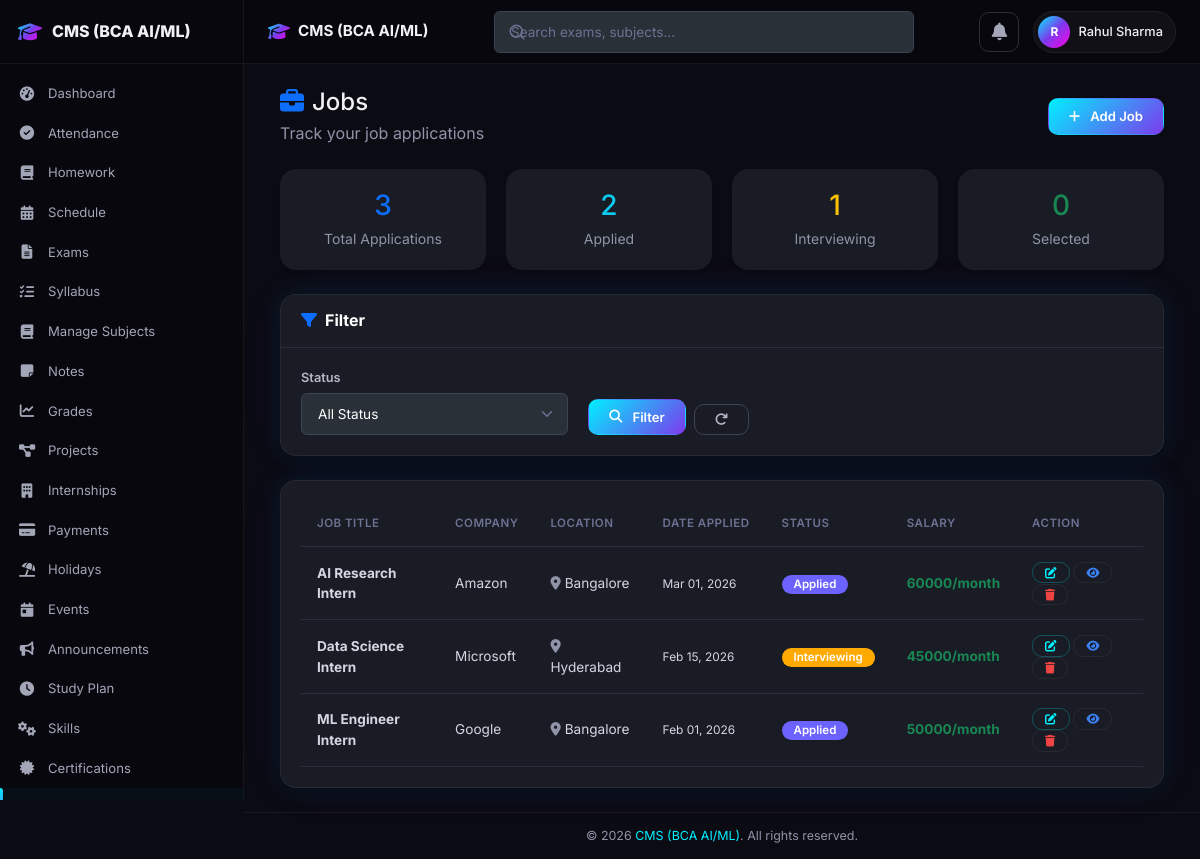
The app's page /jobs.php (signed in) with its own data.
### tables this page shows
CREATE TABLE IF NOT EXISTS jobs (
    id INT AUTO_INCREMENT PRIMARY KEY,
    user_id INT NOT NULL,
    job_title VARCHAR(200) NOT NULL,
    company VARCHAR(200) NOT NULL,
    location VARCHAR(200) DEFAULT '',
    application_date DATE NOT NULL,
    status ENUM('Applied', 'Interviewing', 'Selected', 'Rejected') DEFAULT 'Applied',
    job_link VARCHAR(500) DEFAULT '',
    salary VARCHAR(50) DEFAULT '',
    created_at TIMESTAMP DEFAULT CURRENT_TIMESTAMP,
    FOREIGN KEY (user_id) REFERENCES users(id) ON DELETE CASCADE,
    INDEX idx_jobs_user (user_id)
);

### includes/functions.php (called while the page is built, shortened)
<?php
function formatDate($date) {
    return date('M d, Y', strtotime($date));
}
function paginate($pdo, $table, $where, $params, $limit = 20, $pageKey = 'page') {
    $page = max(1, (int)($_GET[$pageKey] ?? 1));
    $countSql = "SELECT COUNT(*) FROM $table $where";
    $countStmt = $pdo->prepare($countSql);
    $countStmt->execute($params);
    $total = (int)$countStmt->fetchColumn();
    $totalPages = max(1, ceil($total / $limit));
    $page = min($page, $totalPages);
    $offset = ($page - 1) * $limit;
    return [
        'page' => $page,
        'limit' => $limit,
        'offset' => $offset,
        'total' => $total,
        'totalPages' => $totalPages,
        'sql' => " LIMIT $limit OFFSET $offset"
    ];
}

### jobs.php (the view, shortened to what this page needs)
<?php
require_once 'config/db_connection.php';
require_once 'includes/functions.php';
$userId = $_SESSION['user_id'];
$where = "WHERE user_id = ?";
$params = [$userId];
$pagi = paginate($pdo, 'jobs', $where, $params, 20);
$stmt = $pdo->prepare("SELECT * FROM jobs $where ORDER BY application_date DESC" . $pagi['sql']);
$stmt->execute($params);
$jobs = $stmt->fetchAll(PDO::FETCH_ASSOC);
$statusStmt = $pdo->prepare("SELECT status, COUNT(*) as count FROM jobs WHERE user_id = ? GROUP BY status");
$statusStmt->execute([$userId]);
$statusCounts = $statusStmt->fetchAll(PDO::FETCH_KEY_PAIR);
$badgeColors = [
    'Applied' => 'primary',
    'Interviewing' => 'warning',
    'Selected' => 'success',
    'Rejected' => 'danger'
];
include 'includes/header.php';
include 'includes/navbar.php';
?>
<?php include 'includes/sidebar.php'; ?>
    <div class="app-content">
        <div class="container-fluid">
            <div class="d-flex justify-content-between align-items-center mb-4">
                <div>
                    <h4 class="mb-1"><i class="fas fa-briefcase me-2 text-primary"></i>Jobs</h4>
                    <p class="text-muted mb-0">Track your job applications</p>
                </div>
                <a href="add_job.php" class="btn btn-primary">
                    <i class="fas fa-plus me-1"></i>Add Job
                </a>
            </div>
            <div class="row mb-4">
                <div class="col-md-3">
                    <div class="card border-0 shadow-sm">
                        <div class="card-body text-center">
                            <h3 class="text-primary mb-1"><?= array_sum($statusCounts) ?></h3>
                            <small class="text-muted">Total Applications</small>
                        </div>
                    </div>
                </div>
                <div class="col-md-3">
                    <div class="card border-0 shadow-sm">
                        <div class="card-body text-center">
                            <h3 class="text-info mb-1"><?= $statusCounts['Applied'] ?? 0 ?></h3>
                            <small class="text-muted">Applied</small>
                        </div>
                    </div>
                </div>
                <div class="col-md-3">
                    <div class="card border-0 shadow-sm">
                        <div class="card-body text-center">
                            <h3 class="text-warning mb-1"><?= $statusCounts['Interviewing'] ?? 0 ?></h3>
                            <small class="text-muted">Interviewing</small>
                        </div>
                    </div>
                </div>
                <div class="col-md-3">
                    <div class="card border-0 shadow-sm">
                        <div class="card-body text-center">
                            <h3 class="text-success mb-1"><?= $statusCounts['Selected'] ?? 0 ?></h3>
                            <small class="text-muted">Selected</small>
                        </div>
                    </div>
                </div>
            </div>
            <div class="card mb-4">
                <div class="card-header bg-transparent">
                    <h6 class="card-title mb-0"><i class="fas fa-filter me-2 text-primary"></i>Filter</h6>
                </div>
                <div class="card-body">
                    <form method="GET" class="row g-3">
                        <div class="col-md-4">
                            <label class="form-label">Status</label>
                            <select name="status" class="form-select">
                                <option value="">All Status</option>
                            </select>
                        </div>
                        <div class="col-md-4 d-flex align-items-end gap-2">
                            <button type="submit" class="btn btn-primary"><i class="fas fa-search me-1"></i>Filter</button>
                            <a href="jobs.php" class="btn btn-outline-secondary"><i class="fas fa-redo"></i></a>
                        </div>
                    </form>
                </div>
            </div>
            <div class="card">
                <div class="card-body">
                    <?php if (!empty($jobs)): ?>
                        <div class="table-responsive">
                            <table class="table table-hover align-middle">
                                <thead>
                                    <tr>
                                        <th>Job Title</th>
                                        <th>Company</th>
                                        <th>Location</th>
                                        <th>Date Applied</th>
                                        <th>Status</th>
                                        <th>Salary</th>
                                        <th>Action</th>
                                    </tr>
                                </thead>
                                <tbody>
                                    <?php foreach ($jobs as $job): ?>
                                        <tr>
                                            <td>
                                                <strong><?= htmlspecialchars($job['job_title']) ?></strong>
                                            </td>
                                            <td><?= htmlspecialchars($job['company']) ?></td>
                                            <td><i class="fas fa-map-marker-alt me-1 text-muted"></i><?= htmlspecialchars($job['location']) ?></td>
                                            <td><small><?= formatDate($job['application_date']) ?></small></td>
                                            <td>
                                                <span class="badge bg-<?= $badgeColors[$job['status']] ?? 'secondary' ?>">
                                                    <?= htmlspecialchars($job['status']) ?>
                                                </span>
                                            </td>
                                            <td>
                                                <?php if (!empty($job['salary'])): ?>
                                                    <span class="text-success fw-bold"><?= htmlspecialchars($job['salary']) ?></span>
                                                <?php else: ?>
                                                    <span class="text-muted">-</span>
                                                <?php endif; ?>
                                            </td>
                                            <td>
                                                <a href="edit_job.php?id=<?= $job['id'] ?>" class="btn btn-sm btn-outline-primary" title="Edit"><i class="fas fa-edit"></i></a>
                                                <a href="view.php?type=job&id=<?= $job['id'] ?>" class="btn btn-sm btn-outline-info" title="View"><i class="fas fa-eye"></i></a>
                                                <a href="delete.php?type=job&id=<?= $job['id'] ?>" class="btn btn-sm btn-outline-danger" title="Delete" data-confirm="this job"><i class="fas fa-trash"></i></a>
                                            </td>
                                        </tr>
                                    <?php endforeach; ?>
                                </tbody>
                            </table>
                        </div>
                    <?php endif; ?>
                </div>
            </div>
        </div>
    </div>
<?php include 'includes/footer.php'; ?>

### css/dark-fix.css (style rules this page uses)
.card, .card-panel, .detail-card, .info-card, .modal-content, .list-group-item, .card-header, .card-footer { background-color: #191c24 !important; color: #ffffff; }
.card .card-header, .card .card-footer { background-color: #191c24 !important; border-color: #2c2e3e; }
.card .card-body { background-color: transparent; color: #ffffff; }
.table { background-color: #191c24 !important; color: #d5d5e2; border-color: #2c2e3e; }
.table th { background-color: #191c24 !important; color: #6c7293 !important; border-color: #2c2e3e; font-weight: 600; }
.table td { background-color: #191c24 !important; color: #d5d5e2; border-color: #2c2e3e; }
.table thead th { background-color: #191c24 !important; color: #6c7293 !important; border-bottom-color: #2c2e3e !important; }
.form-control, .form-select, input[type="text"], input[type="email"], input[type="password"], input[type="number"], input[type="date"], input[type="time"], input[type="url"], input[type="file"], input[type="search"], input[type="tel"], textarea, select { background-color: #2a3038 !important; border: 1px solid #3d4352 !important; color: #ffffff !important; border-radius: 6px; padding: 10px 16px; font-family: 'Inter', sans-serif; font-size: 0.85rem; transition: border-color 0.2s ease, box-shadow 0.2s ease; }
.form-label { color: #b5b5c8 !important; font-weight: 600; font-size: 0.8rem; margin-bottom: 6px; }
.form-select { background-repeat: no-repeat; background-position: right 0.75rem center; background-size: 16px 12px; padding-right: 2.5rem; -webkit-appearance: none; -moz-appearance: none; appearance: none; }
select option { background-color: #2a3038 !important; color: #ffffff !important; }
select option:hover, select option:checked, select option:focus { background-color: #3d4352 !important; }
.card .card-title, .card-title { color: #ffffff !important; }
.text-muted { color: #8f94a8 !important; }
.badge { color: #ffffff !important; font-weight: 600; }
.badge.bg-primary { background-color: #6c63ff !important; }
.badge.bg-warning { background-color: #ffaa00 !important; }
.btn-outline-secondary { border-color: #3d4352 !important; color: #b5b5c8 !important; }

### records on screen
jobs: job_title "AI Research Intern", company "Amazon", location "Bangalore", application_date "Mar 01, 2026", status "Applied", salary "60000/month"
jobs: job_title "Data Science Intern", company "Microsoft", location "Hyderabad", application_date "Feb 15, 2026", status "Interviewing", salary "45000/month"
jobs: job_title "ML Engineer Intern", company "Google", location "Bangalore", application_date "Feb 01, 2026", status "Applied", salary "50000/month"

### other values on screen
SITE_NAME "CMS (BCA AI/ML)"
substr($_SESSION['user_name'] ?? 'U', 0, 1) "R"
$_SESSION['user_name'] "Rahul Sharma"
array_sum($statusCounts) "3"
$statusCounts['Applied'] "2"
$statusCounts['Interviewing'] "1"
$statusCounts['Selected'] "0"
